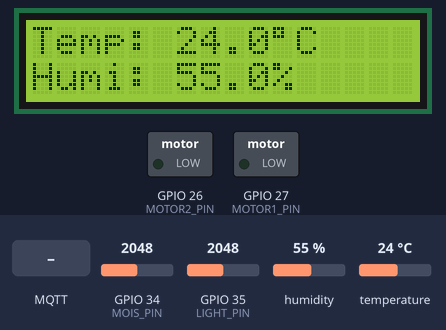
Bench run of a sketch on a simulated ESP32. Shown: 16×2 character LCD, switched loads named in the sketch (green lamp = pin HIGH). The inputs (shaded band) are chosen by the test bench; at power-on: GPIO 34 (MOIS_PIN) = 2048, humidity 55 %, GPIO 35 (LIGHT_PIN) = 2048, temperature 24 °C. WiFi joins after 1.5 s; servers stay silent unless stated; random numbers use the default seed unless the sketch sets one; no MQTT or app messages arrive unless stated; what the sketch prints to the serial monitor is not drawn.

Above: at 4.9 s.
5.0 s: MQTT message "ON" arrives on the first subscribed topic
At 6.6 s:
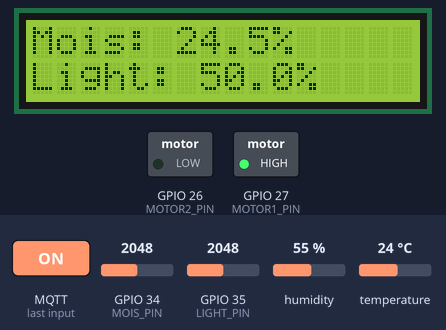
11.3 s: GPIO 34 (MOIS_PIN) set to 2165
At 15.7 s:
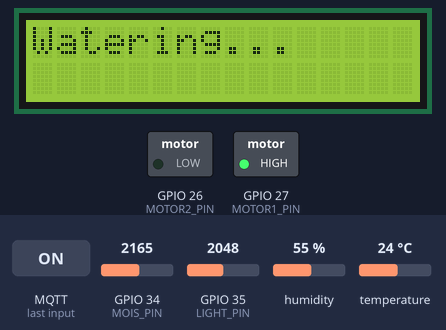
16.7 s: humidity set to 22 %
At 22.6 s:
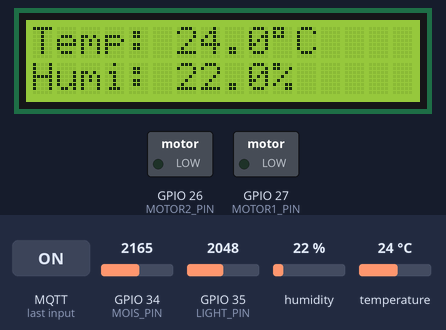
23.0 s: GPIO 35 (LIGHT_PIN) set to 2866
At 23.9 s:
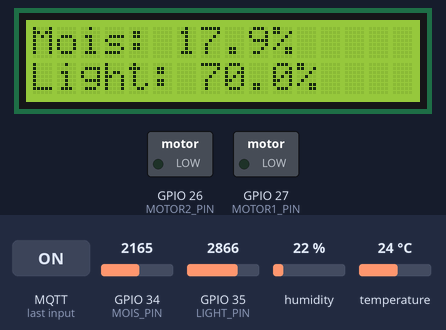
25.8 s: temperature set to 12 °C
At 29.3 s:
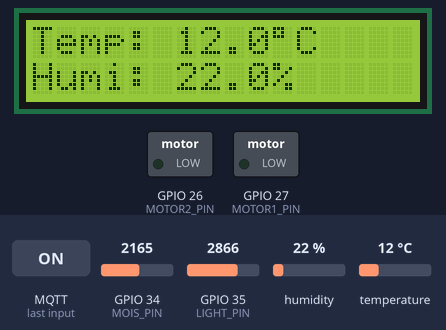
31.0 s: GPIO 34 (MOIS_PIN) set to 2866
At 32.4 s:
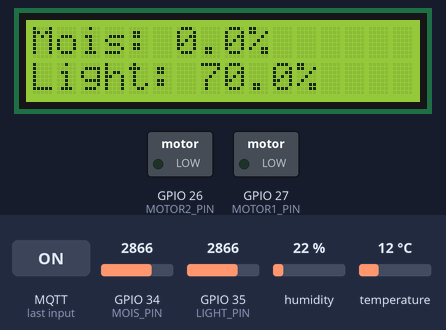
Timing chart, 0 to 34.0 s (numbered marks = the images above; inputs shaded):
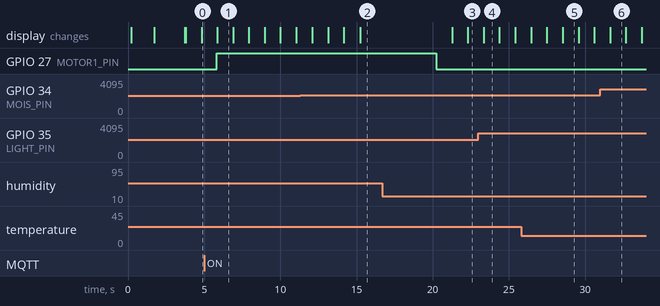

Measured:
- the behaviour switches between 2127 and 2128 on GPIO 34 (MOIS_PIN) (found by bisection; images 1 and 2)
- after the input at 5.0 s, GPIO 27 (MOTOR1_PIN): LOW → HIGH after 0.83 s
- what the display in image 1 shows lasts 1.0 s, from 5.9 s to 6.9 s

The sketch:

plant_care_unit_code.ino
```cpp
#include <WiFi.h>
#include <PubSubClient.h>
#include <Wire.h>
#include <LiquidCrystal_I2C.h>
#include "DHT.h"

const char* WIFI_SSID = "nnnn"; //credentials
const char* WIFI_PASS = "xxxx"; //wifi password
const char* MQTT_SERVER = "broker.hivemq.com";
const int MQTT_PORT = 1883;
const char* MQTT_TOPIC = "dalarna/iot/plantcare/";

#define DHTPIN 13
#define MOIS_PIN 34
#define LIGHT_PIN 35
#define MOTOR1_PIN 27
#define MOTOR2_PIN 26
#define DHTTYPE DHT11

DHT dht(DHTPIN, DHTTYPE);
WiFiClient espClient;
PubSubClient mqtt(espClient);
LiquidCrystal_I2C lcd(0x27, 16, 2);

unsigned long lastPublish = 0;
const long PUBLISH_INTERVAL = 15000;
const float MOISTURE_THRESHOLD = 20.0;
const int WATER_DURATION = 5000;
int lcdPage = 0;

void setup() {
    Serial.begin(115200);
    delay(100);

    Serial.println();
    Serial.println("Plant Care System Starting...");

    dht.begin();

    lcd.init();
    lcd.backlight();
    lcd.clear();
    lcd.setCursor(0, 0);
    lcd.print("Plant Care");
    lcd.setCursor(0, 1);
    lcd.print("Starting...");

    pinMode(MOTOR1_PIN, OUTPUT);
    pinMode(MOTOR2_PIN, OUTPUT);
    digitalWrite(MOTOR1_PIN, LOW);
    digitalWrite(MOTOR2_PIN, LOW);

    Serial.print("Connecting to WiFi");
    lcd.clear();
    lcd.setCursor(0, 0);
    lcd.print("WiFi...");

    WiFi.begin(WIFI_SSID, WIFI_PASS);
    while (WiFi.status() != WL_CONNECTED) {
        delay(500);
        Serial.print(".");
    }
    Serial.println();
    Serial.print("WiFi connected. IP: ");
    Serial.println(WiFi.localIP());

    lcd.setCursor(0, 1);
    lcd.print(WiFi.localIP());
    delay(2000);

    mqtt.setServer(MQTT_SERVER, MQTT_PORT);
    mqtt.setCallback(mqttCallback);
}

void mqttCallback(char* topic, byte* payload, unsigned int length) {
    String message;
    for (unsigned int i = 0; i < length; i++) {
        message += (char)payload[i];
    }
    Serial.print("Received [");
    Serial.print(topic);
    Serial.print("]: ");
    Serial.println(message);

    String controlTopic = String(MQTT_TOPIC) + "/control/pump";
    if (String(topic) == controlTopic) {
        if (message == "ON") {
            Serial.println("Manual pump ON");
            digitalWrite(MOTOR1_PIN, HIGH);
            digitalWrite(MOTOR2_PIN, LOW);
        } else {
            Serial.println("Manual pump OFF");
            digitalWrite(MOTOR1_PIN, LOW);
            digitalWrite(MOTOR2_PIN, LOW);
        }
    }
}

void reconnectMQTT() {
    while (!mqtt.connected()) {
        Serial.print("Connecting to MQTT...");
        lcd.clear();
        lcd.setCursor(0, 0);
        lcd.print("MQTT...");

        String clientId = "PlantCareESP32-" + String(random(0xffff), HEX);
        if (mqtt.connect(clientId.c_str())) {
            Serial.println("connected");
            String controlTopic = String(MQTT_TOPIC) + "/control/pump";
            mqtt.subscribe(controlTopic.c_str());
            lcd.setCursor(0, 1);
            lcd.print("Connected!");
            delay(1000);
        } else {
            Serial.print("failed, rc=");
            Serial.print(mqtt.state());
            Serial.println(". Retrying in 5 seconds...");
            lcd.setCursor(0, 1);
            lcd.print("Retry...");
            delay(5000);
        }
    }
}

void waterPlant() {
    Serial.println("Watering plant for 5 seconds...");
    lcd.clear();
    lcd.setCursor(0, 0);
    lcd.print("Watering...");

    digitalWrite(MOTOR1_PIN, HIGH);
    digitalWrite(MOTOR2_PIN, LOW);
    delay(WATER_DURATION);
    digitalWrite(MOTOR1_PIN, LOW);
    digitalWrite(MOTOR2_PIN, LOW);

    Serial.println("Watering complete");
}

void updateLCD(float temperature, float humidity, float moisture, float light) {
    lcd.clear();

    if (lcdPage == 0) {
        lcd.setCursor(0, 0);
        lcd.print("Temp: ");
        lcd.print(temperature, 1);
        lcd.print("\xDF" "C");

        lcd.setCursor(0, 1);
        lcd.print("Humi: ");
        lcd.print(humidity, 1);
        lcd.print("%");
    } else {
        lcd.setCursor(0, 0);
        lcd.print("Mois: ");
        lcd.print(moisture, 1);
        lcd.print("%");

        lcd.setCursor(0, 1);
        lcd.print("Light: ");
        lcd.print(light, 1);
        lcd.print("%");
    }

    lcdPage = (lcdPage + 1) % 2;
}

void loop() {
    if (!mqtt.connected()) {
        reconnectMQTT();
    }
    mqtt.loop();

    float humidity = dht.readHumidity();
    float temperature = dht.readTemperature();

    float rawMoisture = analogRead(MOIS_PIN);
    float moisture = constrain((rawMoisture - 2480.0) * 100.0 / (719.0 - 2480.0), 0.0, 100.0);

    float rawLight = analogRead(LIGHT_PIN);
    float light = constrain(rawLight * 100.0 / 4095.0, 0.0, 100.0);

    updateLCD(temperature, humidity, moisture, light);

    if (millis() - lastPublish > PUBLISH_INTERVAL) {
        if (!isnan(humidity) && !isnan(temperature)) {
            char payload[128];
            snprintf(payload, sizeof(payload),
                "{\"temperature\":%.1f,\"humidity\":%.1f,\"moisture\":%.1f,\"light\":%.1f}",
                temperature, humidity, moisture, light);

            String sensorTopic = String(MQTT_TOPIC) + "/sensors";
            mqtt.publish(sensorTopic.c_str(), payload);

            Serial.print("Published: ");
            Serial.println(payload);

            if (moisture < MOISTURE_THRESHOLD) {
                Serial.println("Moisture low! Auto-watering triggered.");
                waterPlant();
            }
        } else {
            Serial.println("Failed to read DHT sensor");
        }

        lastPublish = millis();
    }

    delay(1000);
}
```
